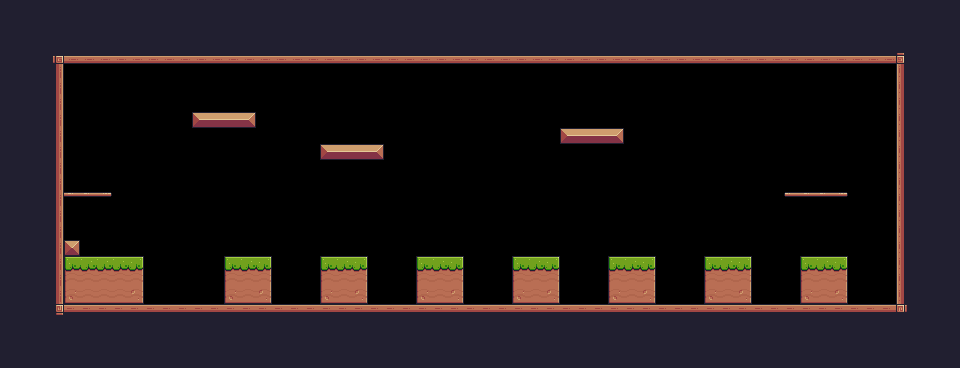

Below is a game level as drawn by its tile map, then a one-line description and the .tmx file that defines it, in full:
An orthogonal 60x23 tile map with 16x16 px tiles, 1 tile layer (Background) and 24 objects (6x Fruit, 5x Platform, Player, BlueBird, Chicken, ...).

<map version="1.10" tiledversion="1.12.1" orientation="orthogonal" renderorder="right-down" width="60" height="23" tilewidth="16" tileheight="16" infinite="0" nextlayerid="4" nextobjectid="14">
 <tileset firstgid="1" source="Pixel Adventure.tsx" />
 <layer id="1" name="Background" width="60" height="23">
  <properties>
   <property name="BackgroundColor" value="Blue" />
  </properties>
  <data encoding="csv">
24,24,24,24,24,24,24,24,24,24,24,24,24,24,24,24,24,24,24,24,24,24,24,24,24,24,24,24,24,24,24,24,24,24,24,24,24,24,24,24,24,24,24,24,24,24,24,24,24,24,24,24,24,24,24,24,24,24,24,24,
24,24,24,24,24,24,24,24,24,24,24,24,24,24,24,24,24,24,24,24,24,24,24,24,24,24,24,24,24,24,24,24,24,24,24,24,24,24,24,24,24,24,24,24,24,24,24,24,24,24,24,24,24,24,24,24,24,24,24,24,
24,24,24,24,24,24,24,24,24,24,24,24,24,24,24,24,24,24,24,24,24,24,24,24,24,24,24,24,24,24,24,24,24,24,24,24,24,24,24,24,24,24,24,24,24,24,24,24,24,24,24,24,24,24,24,24,24,24,24,24,
24,24,24,92,134,134,134,134,134,134,134,134,134,134,134,134,134,134,134,134,134,134,134,134,134,134,134,134,134,134,134,134,134,134,134,134,134,134,134,134,134,134,134,134,134,134,134,134,134,134,134,134,134,134,134,134,93,24,24,24,
24,24,24,113,0,0,0,0,0,0,0,0,0,0,0,0,0,0,0,0,0,0,0,0,0,0,0,0,0,0,0,0,0,0,0,0,0,0,0,0,0,0,0,0,0,0,0,0,0,0,0,0,0,0,0,0,111,24,24,24,
24,24,24,113,0,0,0,0,0,0,0,0,0,0,0,0,0,0,0,0,0,0,0,0,0,0,0,0,0,0,0,0,0,0,0,0,0,0,0,0,0,0,0,0,0,0,0,0,0,0,0,0,0,0,0,0,111,24,24,24,
24,24,24,113,0,0,0,0,0,0,0,0,0,0,0,0,0,0,0,0,0,0,0,0,0,0,0,0,0,0,0,0,0,0,0,0,0,0,0,0,0,0,0,0,0,0,0,0,0,0,0,0,0,0,0,0,111,24,24,24,
24,24,24,113,0,0,0,0,0,0,0,0,13,14,14,15,0,0,0,0,0,0,0,0,0,0,0,0,0,0,0,0,0,0,0,0,0,0,0,0,0,0,0,0,0,0,0,0,0,0,0,0,0,0,0,0,111,24,24,24,
24,24,24,113,0,0,0,0,0,0,0,0,0,0,0,0,0,0,0,0,0,0,0,0,0,0,0,0,0,0,0,0,0,0,0,13,14,14,15,0,0,0,0,0,0,0,0,0,0,0,0,0,0,0,0,0,111,24,24,24,
24,24,24,113,0,0,0,0,0,0,0,0,0,0,0,0,0,0,0,0,13,14,14,15,0,0,0,0,0,0,0,0,0,0,0,0,0,0,0,0,0,0,0,0,0,0,0,0,0,0,0,0,0,0,0,0,111,24,24,24,
24,24,112,113,0,0,0,0,0,0,0,0,0,0,0,0,0,0,0,0,0,0,0,0,0,0,0,0,0,0,0,0,0,0,0,0,0,0,0,0,0,0,0,0,0,0,0,0,0,0,0,0,0,0,0,0,111,24,24,24,
24,24,112,113,0,0,0,0,0,0,0,0,0,0,0,0,0,0,0,0,0,0,0,0,0,0,0,0,0,0,0,0,0,0,0,0,0,0,0,0,0,0,0,0,0,0,0,0,0,0,0,0,0,0,0,0,111,24,24,24,
24,24,112,113,41,41,42,0,0,0,0,0,0,0,0,0,0,0,0,0,0,0,0,0,0,0,0,0,0,0,0,0,0,0,0,0,0,0,0,0,0,0,0,0,0,0,0,0,0,40,41,41,42,0,0,0,111,24,24,24,
24,24,112,113,0,0,0,0,0,0,0,0,0,0,0,0,0,0,0,0,0,0,0,0,0,0,0,0,0,0,0,0,0,0,0,0,0,0,0,0,0,0,0,0,0,0,0,0,0,0,0,0,0,0,0,0,111,24,24,24,
24,24,112,113,0,0,0,0,0,0,0,0,0,0,0,0,0,0,0,0,0,0,0,0,0,0,0,0,0,0,0,0,0,0,0,0,0,0,0,0,0,0,0,0,0,0,0,0,0,0,0,0,0,0,0,0,111,24,24,24,
24,24,24,113,35,0,0,0,0,0,0,0,0,0,0,0,0,0,0,0,0,0,0,0,0,0,0,0,0,0,0,0,0,0,0,0,0,0,0,0,0,0,0,0,0,0,0,0,0,0,0,0,0,0,0,0,111,24,24,24,
24,24,24,113,7,8,8,8,9,0,0,0,0,0,7,8,9,0,0,0,7,8,9,0,0,0,7,8,9,0,0,0,7,8,9,0,0,0,7,8,9,0,0,0,7,8,9,0,0,0,7,8,9,0,0,0,111,24,24,24,
24,24,24,113,29,30,30,30,31,0,0,0,0,0,29,30,31,0,0,0,29,30,31,0,0,0,29,30,31,0,0,0,29,30,31,0,0,0,29,30,31,0,0,0,29,30,31,0,0,0,29,30,31,0,0,0,111,24,24,24,
24,24,24,113,51,52,52,52,53,0,0,0,0,0,51,52,53,0,0,0,51,52,53,0,0,0,51,52,53,0,0,0,51,52,53,0,0,0,51,52,53,0,0,0,51,52,53,0,0,0,51,52,53,0,0,0,111,24,24,24,
24,24,24,114,90,90,90,90,90,90,90,90,90,90,90,90,90,90,90,90,90,90,90,90,90,90,90,90,90,90,90,90,90,90,90,90,90,90,90,90,90,90,90,90,90,90,90,90,90,90,90,90,90,90,90,90,115,24,24,24,
24,24,24,24,24,24,24,24,24,24,24,24,24,24,24,24,24,24,24,24,24,24,24,24,24,24,24,24,24,24,24,24,24,24,24,24,24,24,24,24,24,24,24,24,24,24,24,24,24,24,24,24,24,24,24,24,24,24,24,24,
24,24,24,24,24,24,24,24,24,24,24,24,24,24,24,24,24,24,24,24,24,24,24,24,24,24,24,24,24,24,24,24,24,24,24,24,24,24,24,24,24,24,24,24,24,24,24,24,24,24,24,24,24,24,24,24,24,24,24,24,
24,24,24,24,24,24,24,24,24,24,24,24,24,24,24,24,24,24,24,24,24,24,24,24,24,24,24,24,24,24,24,24,24,24,24,24,24,24,24,24,24,24,24,24,24,24,24,24,24,24,24,24,24,24,24,24,24,24,24,24
</data>
 </layer>
 <objectgroup id="2" name="Spawnpoints">
  <object id="1" name="Player" type="Player" x="80" y="224" width="32" height="32" />
  <object id="2" name="Apple" type="Fruit" x="96" y="176" width="32" height="32" />
  <object id="3" name="Orange" type="Fruit" x="194.641" y="79.1757" width="32" height="32" />
  <object id="4" name="Kiwi" type="Fruit" x="336" y="112" width="32" height="32" />
  <object id="5" name="Melon" type="Fruit" x="464" y="112" width="32" height="32" />
  <object id="6" name="Pineapple" type="Fruit" x="592" y="176" width="32" height="32" />
  <object id="7" name="Bananas" type="Fruit" x="760" y="144" width="32" height="32" />
  <object id="8" type="BlueBird" x="320.724" y="186.418" width="32" height="32">
   <properties>
    <property name="offNeg" type="float" value="4" />
    <property name="offPos" type="float" value="6" />
   </properties>
  </object>
  <object id="9" name="Chicken" type="Chicken" x="432" y="272" width="32" height="32">
   <properties>
    <property name="offNeg" type="float" value="5" />
    <property name="offPos" type="float" value="4" />
   </properties>
  </object>
  <object id="10" type="Saw" x="160" y="240" width="32" height="32">
   <properties>
    <property name="isVertical" type="bool" value="false" />
    <property name="offNeg" type="float" value="2" />
    <property name="offPos" type="float" value="3" />
   </properties>
  </object>
  <object id="11" type="Fire" x="576" y="272" width="16" height="32" />
  <object id="12" type="Checkpoint" x="815.153" y="239.253" width="64" height="64" />
 </objectgroup>
 <objectgroup id="3" name="Collisions">
  <object id="50" x="48" y="48" width="16" height="272" />
  <object id="51" x="64" y="48" width="832" height="16" />
  <object id="52" x="897.994" y="64.9471" width="16" height="256" />
  <object id="53" x="64" y="304" width="832" height="16" />
  <object id="54" x="64" y="288" width="96" height="16" />
  <object id="55" type="Platform" x="191.053" y="112.646" width="64" height="16" />
  <object id="56" type="Platform" x="320" y="144" width="64" height="16" />
  <object id="57" type="Platform" x="560.802" y="126.953" width="64" height="16" />
  <object id="58" type="Platform" x="752" y="224" width="64" height="16" />
  <object id="59" type="Platform" x="784.2" y="191.153" width="64" height="16" />
  <object id="60" x="176" y="272" width="256" height="32" />
  <object id="61" x="560" y="272" width="32" height="32" />
 </objectgroup>
</map>
